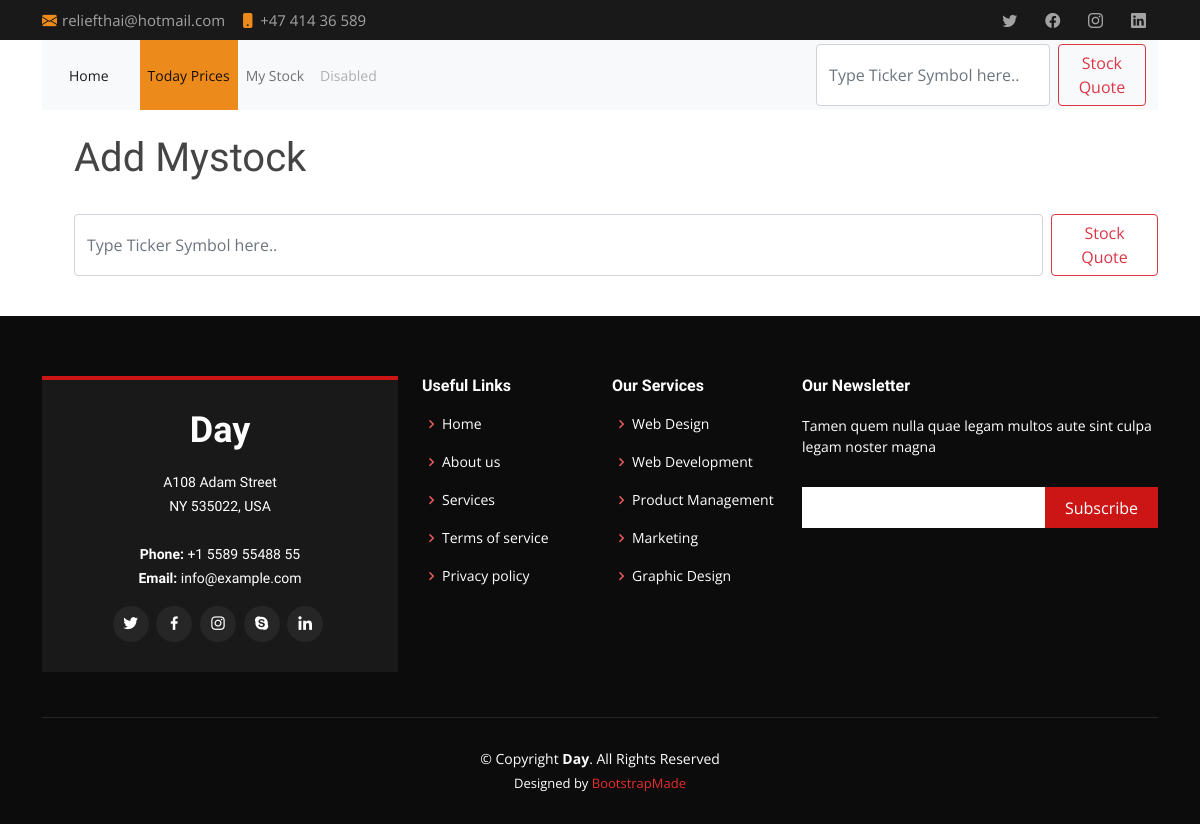
/add_mystock.html, run on an earlier commit of the app's database.
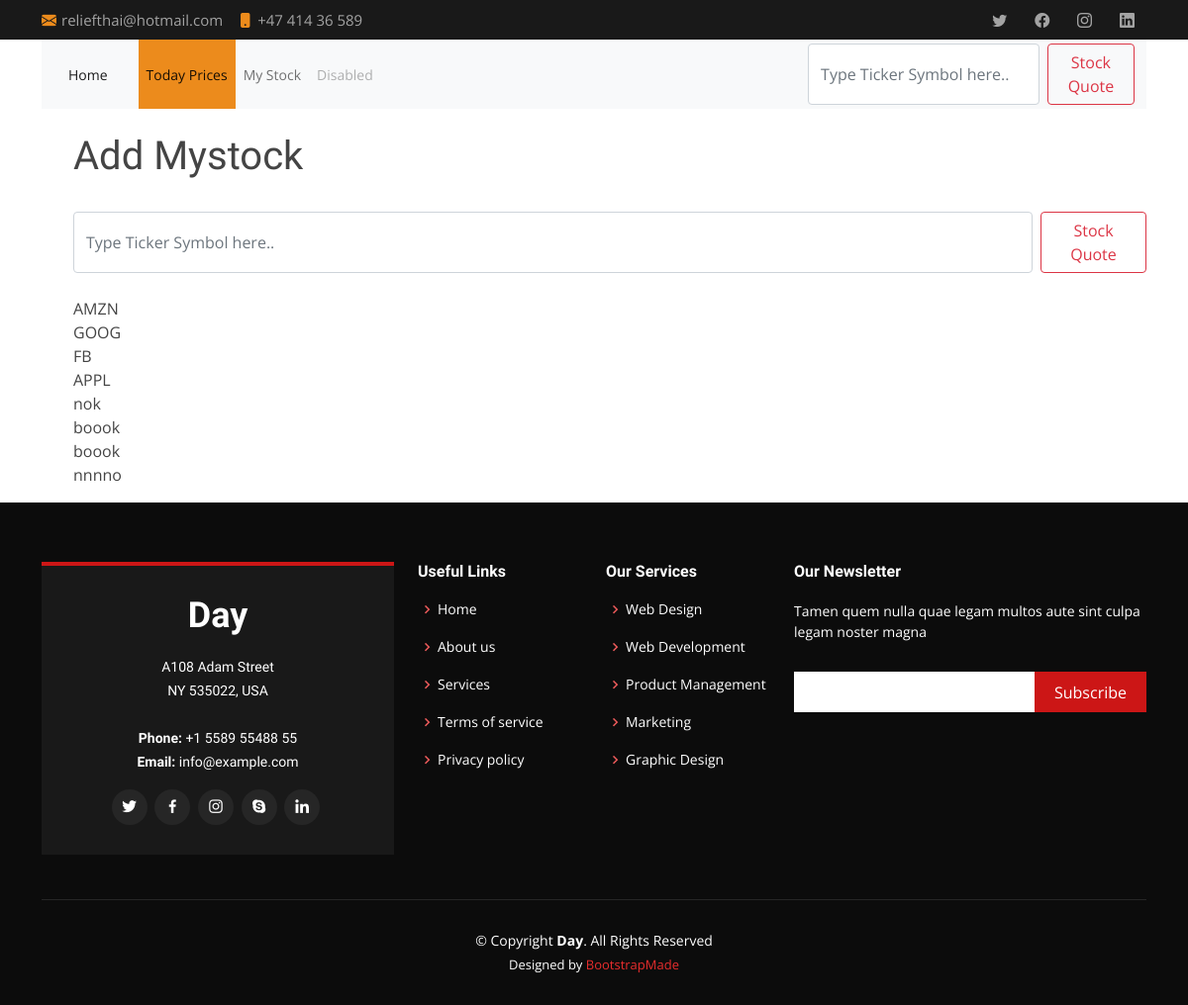
And on a later commit of the database.
### market/models.py (models this page shows)
class Snock(models.Model):
    ticker = models.CharField(max_length=10)
    def __str__(self):
        return self.ticker

### market/views.py (the view)
# urls.py: path('add_mystock.html', views.add_mystock, name="add_mystock"),
def add_mystock(request):
    if request.method == 'POST':
        form = SnockForm(request.POST or None)
        if form.is_valid():
            form.save()
            messages.success(request, ("Something Done!"))
            return redirect('add_mystock')
    else:
        ticker = Snock.objects.all()
        return render(request, 'add_mystock.html',{'ticker': ticker})

### market/templates/add_mystock.html (shortened to what this page needs)
{% extends "base.html" %}
{% load static %}
{% block content %}
<div class="container">
<ul>
<h1>Add Mystock</h1><br/>
      <form action="{% url 'add_mystock'%}"class="form-inline d-flex" method="POST">
      <input class="form-control me-2" type="search" placeholder="Type Ticker Symbol here.." aria-label="Search" name="ticker">
        <button class="btn btn-outline-danger" type="submit">Stock Quote</button>
      </form>
     <br/>
{% for item in ticker %}
    {{ item}}<br/>
{% endfor %}
</ul>
</div>
 {% endblock%}

### market/templates/base.html (shortened to what this page needs)
{% load static %}
<!DOCTYPE html>
<html lang="en">
<head>
  <link href="static/vendor/aos/aos.css" rel="stylesheet">
  <link href="static/vendor/bootstrap/css/bootstrap.min.css" rel="stylesheet">
  <link href="static/vendor/bootstrap-icons/bootstrap-icons.css" rel="stylesheet">
  <link href="static/vendor/boxicons/css/boxicons.min.css" rel="stylesheet">
  <link href="static/vendor/glightbox/css/glightbox.min.css" rel="stylesheet">
  <link href="static/vendor/swiper/swiper-bundle.min.css" rel="stylesheet">
  <link href="static/css/style.css" rel="stylesheet">
</head>
<body>
  <section id="topbar" class="d-flex align-items-center">
    <div class="container d-flex justify-content-center justify-content-md-between">
      <div class="contact-info d-flex align-items-center">
        <i class="bi bi-envelope-fill"></i><a href="mailto:contact@example.com">reliefthai@hotmail.com</a>
        <i class="bi bi-phone-fill phone-icon"></i> +47 414 36 589
      </div>
      <div class="social-links d-none d-md-block">
        <a href="#" class="twitter"><i class="bi bi-twitter"></i></a>
        <a href="#" class="facebook"><i class="bi bi-facebook"></i></a>
        <a href="#" class="instagram"><i class="bi bi-instagram"></i></a>
        <a href="#" class="linkedin"><i class="bi bi-linkedin"></i></i></a>
      </div>
    </div>
  </section>
<div class="container">
<nav class="navbar navbar-expand-lg navbar-light bg-light">
  <div class="container-fluid">
    <a class="navbar-brand" href="{% url 'stocks_temp'%}">Home</a>
    <div class="collapse navbar-collapse" id="navbarSupportedContent">
      <ul class="navbar-nav me-auto mb-2 mb-lg-0">
        <li class="nav-item">
          <a class="nav-link active" aria-current="page" href="{% url 'blog_temp'%}">Today Prices</a>
        </li>
        <li class="nav-item">
          <a class="nav-link" href="{% url 'add_mystock'%}">My Stock</a>
        </li>
        <li class="nav-item">
          <a class="nav-link disabled" href="#" tabindex="-1" aria-disabled="true">Disabled</a>
        </li>
      </ul>
      <form action="{% url 'blog_temp'%}"class="form-inline d-flex" method="POST">
      <input class="form-control me-2" type="search" placeholder="Type Ticker Symbol here.." aria-label="Search" name="ticker">
        <button class="btn btn-outline-danger" type="submit">Stock Quote</button>
      </form>
    </div>
  </div>
</nav>
</div>
</div><br/>
  {% block content %}
{% endblock%}
  <footer id="footer">
    <div class="footer-top">
      <div class="container">
        <div class="row">
          <div class="col-lg-4 col-md-6">
            <div class="footer-info">
              <h3>Day</h3>
              <p>
                A108 Adam Street <br>
                NY 535022, USA<br><br>
                <strong>Phone:</strong> +1 5589 55488 55<br>
                <strong>Email:</strong> info@example.com<br>
              </p>
              <div class="social-links mt-3">
                <a href="#" class="twitter"><i class="bx bxl-twitter"></i></a>
                <a href="#" class="facebook"><i class="bx bxl-facebook"></i></a>
                <a href="#" class="instagram"><i class="bx bxl-instagram"></i></a>
                <a href="#" class="google-plus"><i class="bx bxl-skype"></i></a>
                <a href="#" class="linkedin"><i class="bx bxl-linkedin"></i></a>
              </div>
            </div>
          </div>
          <div class="col-lg-2 col-md-6 footer-links">
            <h4>Useful Links</h4>
            <ul>
              <li><i class="bx bx-chevron-right"></i> <a href="#">Home</a></li>
              <li><i class="bx bx-chevron-right"></i> <a href="#">About us</a></li>
              <li><i class="bx bx-chevron-right"></i> <a href="#">Services</a></li>
              <li><i class="bx bx-chevron-right"></i> <a href="#">Terms of service</a></li>
              <li><i class="bx bx-chevron-right"></i> <a href="#">Privacy policy</a></li>
            </ul>
          </div>
          <div class="col-lg-2 col-md-6 footer-links">
            <h4>Our Services</h4>
            <ul>
              <li><i class="bx bx-chevron-right"></i> <a href="#">Web Design</a></li>
              <li><i class="bx bx-chevron-right"></i> <a href="#">Web Development</a></li>
              <li><i class="bx bx-chevron-right"></i> <a href="#">Product Management</a></li>
              <li><i class="bx bx-chevron-right"></i> <a href="#">Marketing</a></li>
              <li><i class="bx bx-chevron-right"></i> <a href="#">Graphic Design</a></li>
            </ul>
          </div>
          <div class="col-lg-4 col-md-6 footer-newsletter">
            <h4>Our Newsletter</h4>
            <p>Tamen quem nulla quae legam multos aute sint culpa legam noster magna</p>
            <form action="" method="post">
              <input type="email" name="email"><input type="submit" value="Subscribe">
            </form>
          </div>
        </div>
      </div>
    </div>
    <div class="container">
      <div class="copyright">
        &copy; Copyright <strong><span>Day</span></strong>. All Rights Reserved
      </div>
      <div class="credits">
        Designed by <a href="https://bootstrapmade.com/">BootstrapMade</a>
      </div>
    </div>
  </footer>
</body>
</html>

### market/static/css/style.css (style rules this page uses)
body { font-family: "Open Sans", sans-serif; color: #444444; }
a { color: #cc1616; text-decoration: none; }
h1, h2, h3, h4, h5, h6 { font-family: "Raleway", sans-serif; }
#topbar { background: #191919; font-size: 15px; height: 40px; padding: 0; color: rgba(255, 255, 255, 0.6); }
#topbar .contact-info a { line-height: 0; color: rgba(255, 255, 255, 0.6); transition: 0.3s; }
#topbar .contact-info i { color: #ec8b1c; line-height: 0; margin-right: 5px; }
#topbar .contact-info .phone-icon { margin-left: 15px; }
#topbar .social-links a { color: rgba(255, 255, 255, 0.6); padding: 4px 12px; display: inline-block; line-height: 1px; transition: 0.3s; }
.navbar { padding: 0; }
.navbar ul { margin: 0; padding: 0; display: flex; list-style: none; align-items: center; }
.navbar li { position: relative; }
.navbar a, .navbar a:focus { display: flex; align-items: center; justify-content: space-between; padding: 25px 15px 24px 15px; font-size: 14px; color: #fff; white-space: nowrap; transition: 0.3s; }
.navbar a:hover, .navbar .active, .navbar .active:focus, .navbar li:hover > a { background: #ec8b1c; }
section { padding: 60px 0; overflow: hidden; }
#footer { background: #0c0c0c; padding: 0 0 30px 0; color: #fff; font-size: 14px; }
#footer .footer-top { padding: 60px 0 30px 0; }
#footer .footer-top .footer-info { margin-bottom: 15px; background: #191919; color: #fff; border-top: 4px solid #cc1616; text-align: center; padding: 30px 20px; }
#footer .footer-top .footer-info h3 { font-size: 36px; margin: 0 0 20px 0; padding: 2px 0 2px 0; line-height: 1; font-weight: 700; }
#footer .footer-top .footer-info p { font-size: 14px; line-height: 24px; margin-bottom: 0; font-family: "Raleway", sans-serif; }
#footer .footer-top .social-links a { font-size: 18px; display: inline-block; background: #262626; color: #fff; line-height: 1; padding: 8px 0; margin-right: 4px; border-radius: 50%; text-align: center; width: 36px; height: 36px; transition: 0.3s; }
#footer .footer-top h4 { font-size: 16px; font-weight: 600; color: #fff; position: relative; padding-bottom: 12px; }
#footer .footer-top .footer-links { margin-bottom: 30px; }
#footer .footer-top .footer-links ul { list-style: none; padding: 0; margin: 0; }
#footer .footer-top .footer-links ul i { padding-right: 2px; color: #ed5b5b; font-size: 18px; line-height: 1; }
#footer .footer-top .footer-links ul li { padding: 10px 0; display: flex; align-items: center; }
#footer .footer-top .footer-links ul li:first-child { padding-top: 0; }
#footer .footer-top .footer-links ul a { color: #fff; transition: 0.3s; display: inline-block; line-height: 1; }
#footer .footer-top .footer-newsletter form { margin-top: 30px; background: #fff; padding: 6px 10px; position: relative; border-radius: 4; }
#footer .footer-top .footer-newsletter form input[type="email"] { border: 0; padding: 4px; width: calc(100% - 110px); }
#footer .footer-top .footer-newsletter form input[type="submit"] { position: absolute; top: 0; right: 0; bottom: 0; border: 0; background: none; font-size: 16px; padding: 0 20px; background: #cc1616; color: #fff; transition: 0.3s; border-radius: 4; }
#footer .copyright { border-top: 1px solid #262626; text-align: center; padding-top: 30px; }
#footer .credits { padding-top: 5px; text-align: center; font-size: 13px; color: #fff; }
#footer .credits a { color: #e82d2d; }

What changed in the data, as far as the page shows it:
added Snock: ticker "AMZN"
added Snock: ticker "GOOG"
added Snock: ticker "FB"
added Snock: ticker "APPL"
added Snock: ticker "nok"
added Snock: ticker "boook"
added Snock: ticker "boook"
added Snock: ticker "nnnno"
